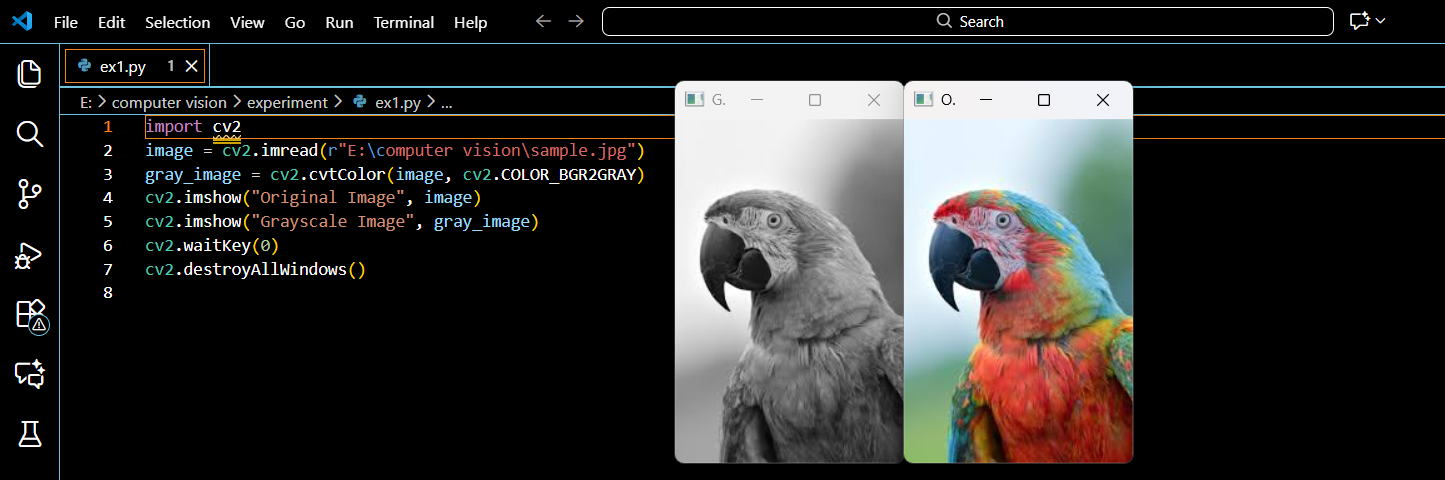
#> input picture EX1.png, 1445 x 480 px, given in place of building.jpg, which was not available
$ python run_and_save2.py   (older library calls are emulated)
#> lines starting #> are read from the running program, lines starting #| are printed output that depends on the picture; after the words box and inside, x2 and y2 are one past the last pixel; in counts of white or black regions, pixels touching at a corner belong together; pictures that were not available may be replaced by others from this repository, and a replacement may not be noted
import cv2
import numpy as np
import urllib.request
import os

base_dir = '/home/chakradhar/Downloads/NEW_PROJECT/OpenCV_Experiments'

# Download sample building image
img_path = 'building.jpg'
opener = urllib.request.build_opener()
opener.addheaders = [('User-agent', 'Mozilla/5.0')]
urllib.request.install_opener(opener)
urllib.request.urlretrieve('https://raw.githubusercontent.com/opencv/opencv/master/samples/data/building.jpg', img_path)
img = cv2.imread(img_path)
#> img is the input picture: shape (480, 1445, 3); mean B, G, R 42.5, 43.7, 45
gray = cv2.cvtColor(img, cv2.COLOR_BGR2GRAY)
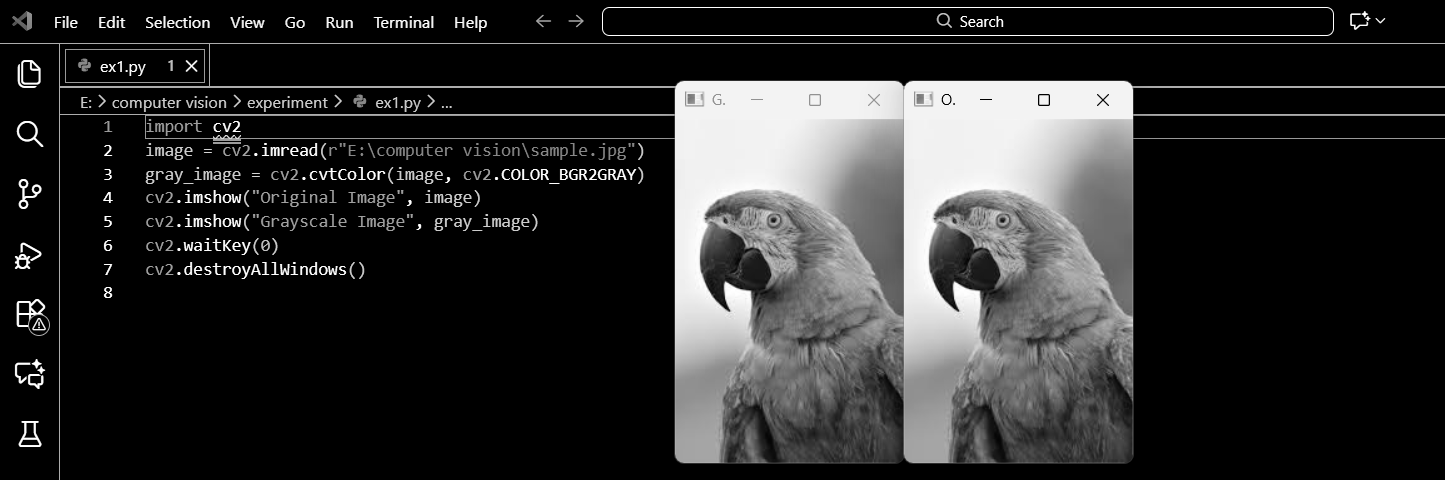
#> gray: shape (480, 1445); min 0, max 255, mean 44

experiments = [
    "Exp_01_Grayscale", "Exp_02_Blur", "Exp_03_Canny", "Exp_04_Dilate", "Exp_05_Erode",
    "Exp_06_VideoProcessing", "Exp_07_WebcamCapture", "Exp_08_Scaling", "Exp_09_Rotation",
    "Exp_10_Translation", "Exp_11_Affine", "Exp_12_Perspective", "Exp_13_PerspectiveVideo",
    "Exp_14_Homography", "Exp_15_DLT", "Exp_16_CannyMethod", "Exp_17_SobelX", "Exp_18_SobelY",
    "Exp_19_SobelXY", "Exp_20_LaplacianNegativeCenter", "Exp_21_LaplacianExtendedDiagonals",
    "Exp_22_LaplacianPositiveCenter", "Exp_23_UnsharpMasking", "Exp_24_HighBoost",
    "Exp_25_GradientMasking", "Exp_26_Watermarking", "Exp_27_CropCopyPaste"
]

def get_out(idx):
    return os.path.join(base_dir, experiments[idx-1], 'output.jpg')

# 1
cv2.imwrite(get_out(1), gray)

# 2
blurred = cv2.GaussianBlur(img, (15, 15), 0)
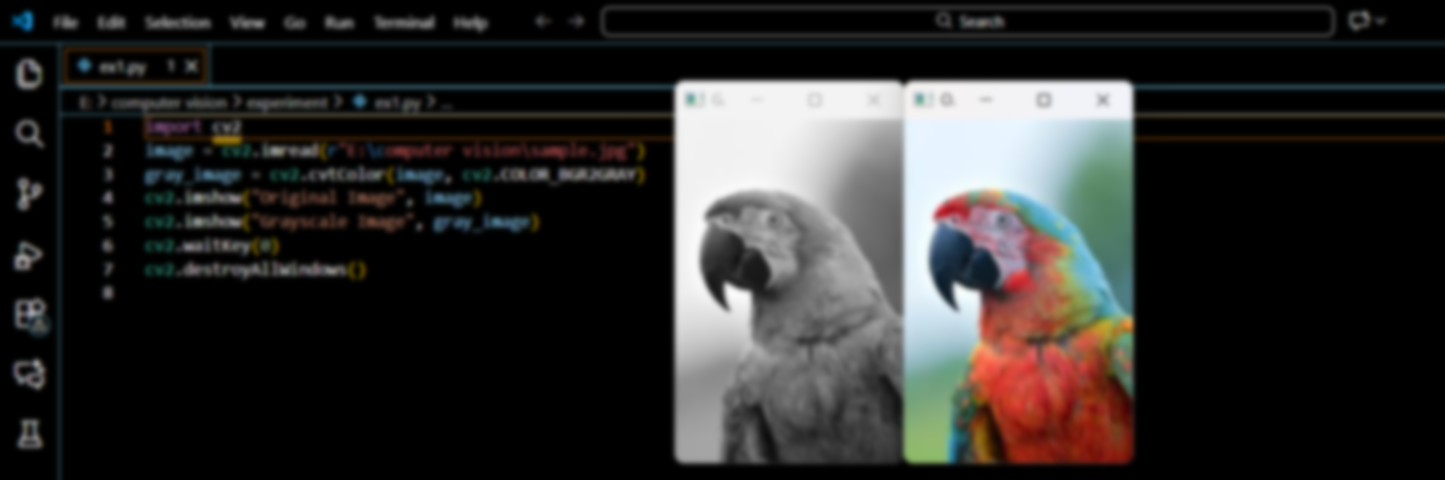
#> blurred: shape (480, 1445, 3); mean B, G, R 42.5, 43.7, 45
cv2.imwrite(get_out(2), blurred)

# 3
edges = cv2.Canny(img, 100, 200)
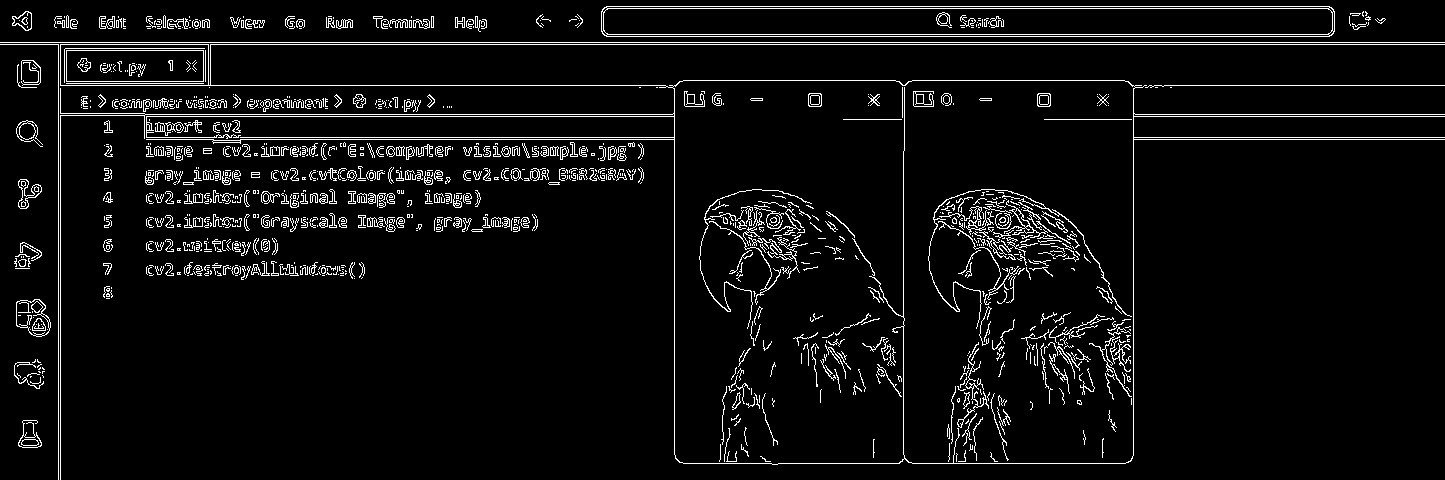
#> edges: shape (480, 1445); 5.5% white in thin lines or dots
cv2.imwrite(get_out(3), edges)

# 4
kernel = np.ones((5,5), np.uint8)
dilated = cv2.dilate(edges, kernel, iterations=1)
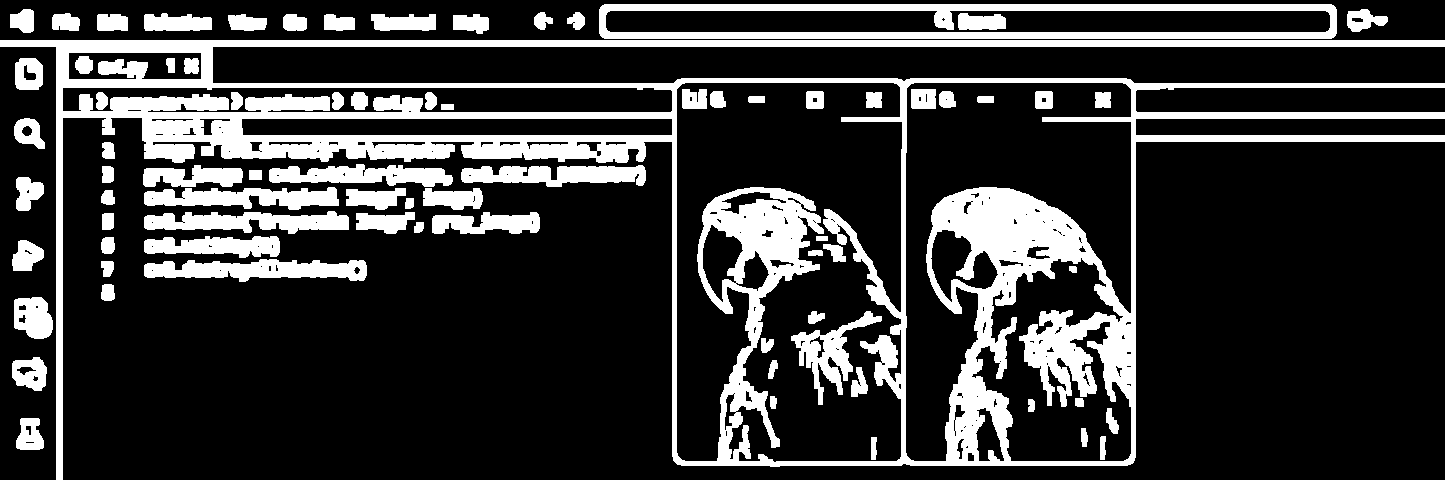
#> dilated: shape (480, 1445); 21.7% white; 78 white regions, largest, box (x1, y1, x2, y2) and area: (0, 40, 1445, 480) 93500, (599, 4, 1337, 39) 10918, (144, 259, 367, 282) 3416
cv2.imwrite(get_out(4), dilated)

# 5
eroded = cv2.erode(dilated, kernel, iterations=1)
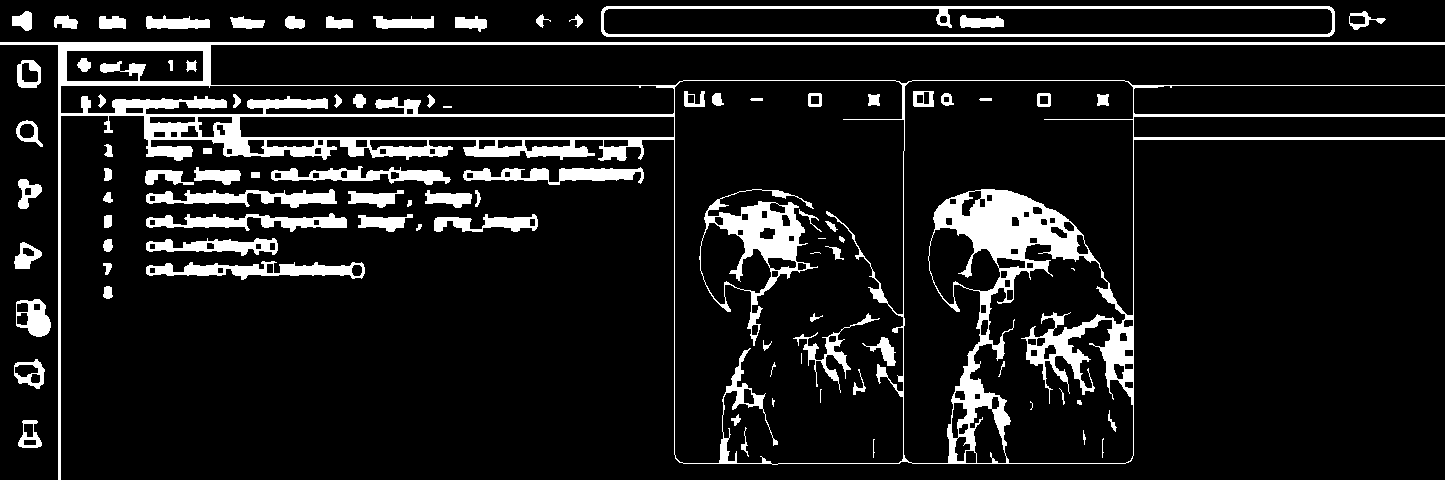
#> eroded: shape (480, 1445); 10.8% white; 92 white regions (8 under 20 px), largest, box (x1, y1, x2, y2) and area: (0, 42, 1445, 480) 40337, (601, 6, 1335, 37) 4702, (699, 189, 818, 346) 4420
cv2.imwrite(get_out(5), eroded)

# 6
height, width = 480, 640
out = cv2.VideoWriter('dummy_video.avi', cv2.VideoWriter_fourcc(*'XVID'), 20.0, (width, height))
for i in range(10):
    frame = np.random.randint(0, 255, (height, width, 3), dtype=np.uint8)
    out.write(frame)
out.release()
#> (the run stopped early here; a loop or call above may not have finished)

$ run again, on EX3.png
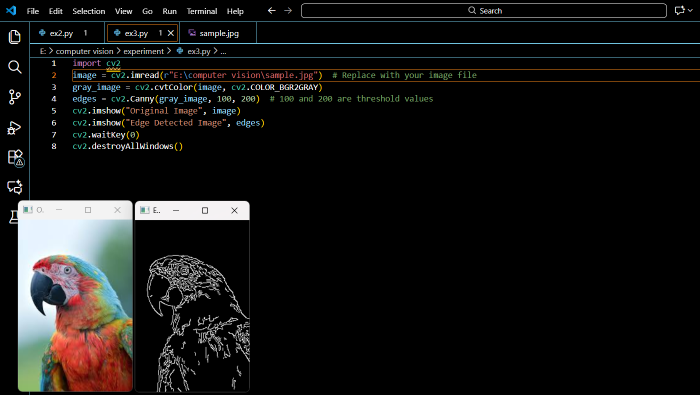
#> input picture EX3.png, 1400 x 790 px, given in place of building.jpg, which was not available (shown at 1/2 size)
#> img is the input picture: shape (790, 1400, 3); mean B, G, R 18.9, 19.9, 20.5
#> `edges = cv2.Canny(img, 100, 200)`:
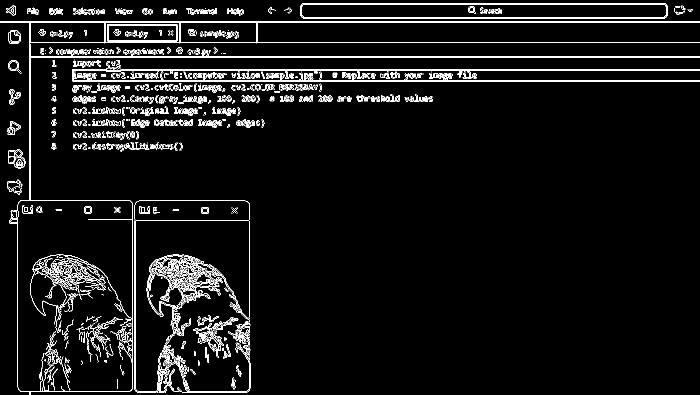
#> edges: shape (790, 1400) (shown at 1/2 size); 4.7% white in thin lines or dots
#> dilated: shape (790, 1400); 17.5% white; 88 white regions, largest, box (x1, y1, x2, y2) and area: (0, 40, 1400, 790) 130900, (599, 4, 1337, 39) 10918, (384, 628, 479, 720) 4251
#> `eroded = cv2.erode(dilated, kernel, iterations=1)`:
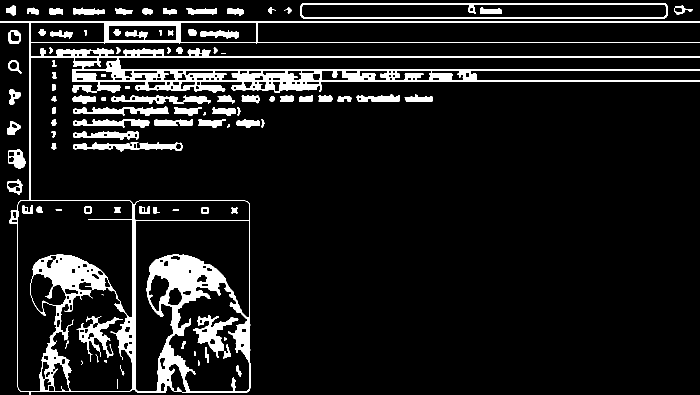
#> eroded: shape (790, 1400) (shown at 1/2 size); 9.5% white; 98 white regions (3 under 20 px), largest, box (x1, y1, x2, y2) and area: (0, 42, 1400, 790) 68860, (601, 6, 1335, 37) 4702, (386, 630, 477, 716) 2413
